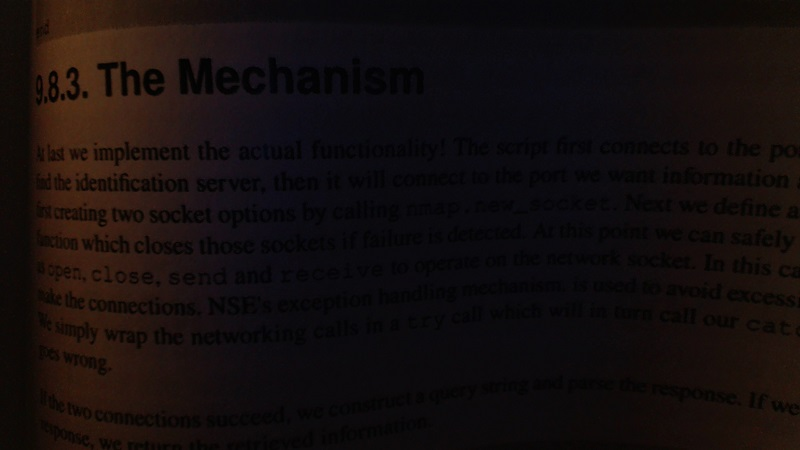
#> input picture Chap 6/bookpage.jpg, 800 x 450 px, given in place of the camera
$ python 'Smoothing Filter.py'
#> lines starting #> are read from the running program, lines starting #| are printed output that depends on the picture; after the words box and inside, x2 and y2 are one past the last pixel; in counts of white or black regions, pixels touching at a corner belong together
# -*- coding: utf-8 -*-
"""
Created on Thu Feb 15 19:03:30 2018

@author: MSI
"""

import cv2
import numpy as np

cap = cv2.VideoCapture(0)

while (True):
    _, frame = cap.read()
#> frame is the input picture: shape (450, 800, 3); mean B, G, R 13.4, 13.6, 20.3
    hsv = cv2.cvtColor(frame, cv2.COLOR_BGR2HSV)
#> hsv: shape (450, 800, 3); mean H, S, V 81.2, 108.8, 21.8

    lower_red = np.array([0,40,0])
    upper_red = np.array([50,200,255])

    mask = cv2.inRange(hsv,lower_red, upper_red)
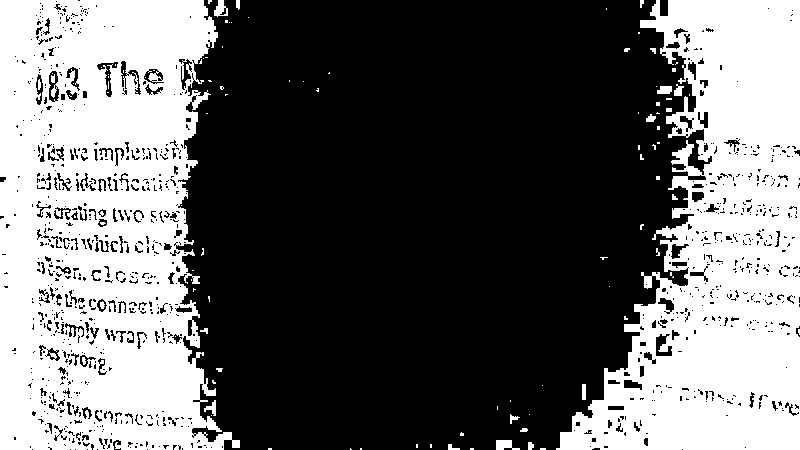
#> mask: shape (450, 800); 40.2% white; 105 white regions (81 under 20 px), largest, box (x1, y1, x2, y2) and area: (0, 0, 240, 450) 80430, (556, 0, 800, 450) 62563, (496, 440, 520, 450) 160
    res = cv2.bitwise_and(frame,frame, mask = mask) ##bitwise-> where there is something in the frame and mask is true
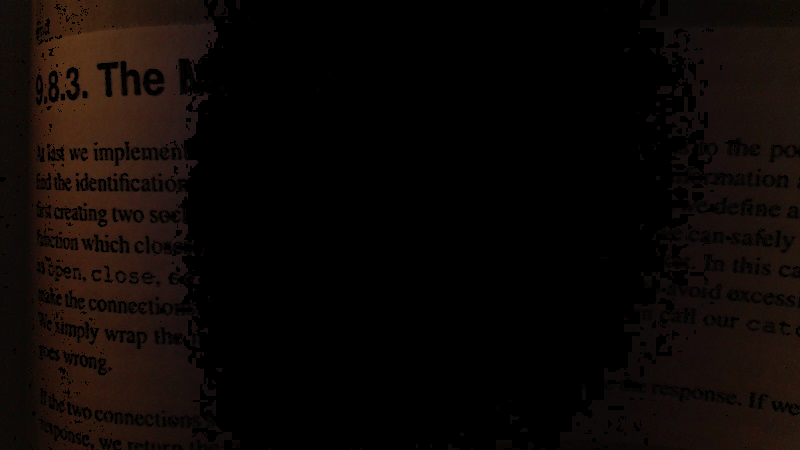
#> res: shape (450, 800, 3); mean B, G, R 5.2, 7.5, 12.7
                                                    ## mask is in range of lower red, upper red. if in the range = true.

    kernel = np.ones((5,5), np.uint8)  #uint8= unsigned integer = from 0 to 255
    erosion = cv2.erode(mask, kernel, iterations = 1)
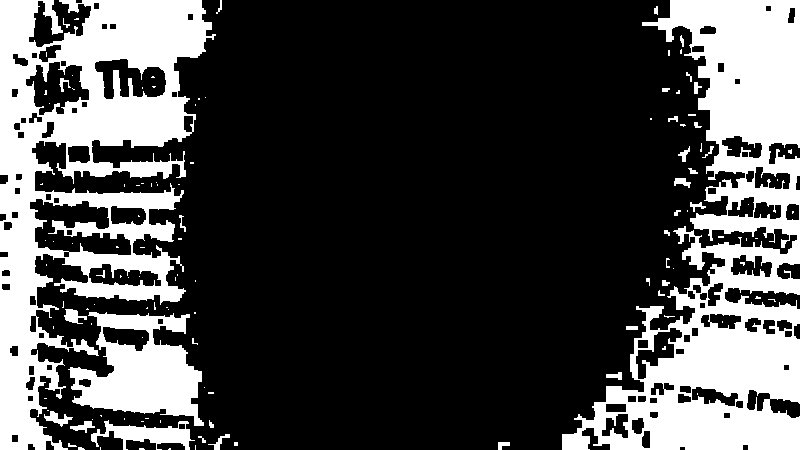
#> erosion: shape (450, 800); 27.8% white; 123 white regions (86 under 20 px), largest, box (x1, y1, x2, y2) and area: (562, 0, 800, 450) 45377, (0, 0, 216, 450) 42433, (68, 312, 204, 426) 8471
    dilation = cv2.dilate(mask, kernel, iterations= 1)
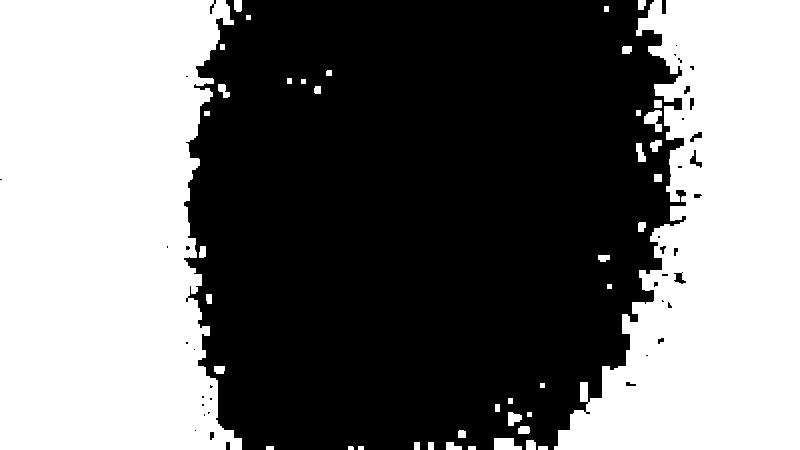
#> dilation: shape (450, 800); 45.9% white; 43 white regions, largest, box (x1, y1, x2, y2) and area: (0, 0, 242, 450) 92024, (554, 0, 800, 450) 70616, (494, 438, 522, 450) 272
    opening = cv2.morphologyEx(mask,cv2.MORPH_OPEN,kernel)
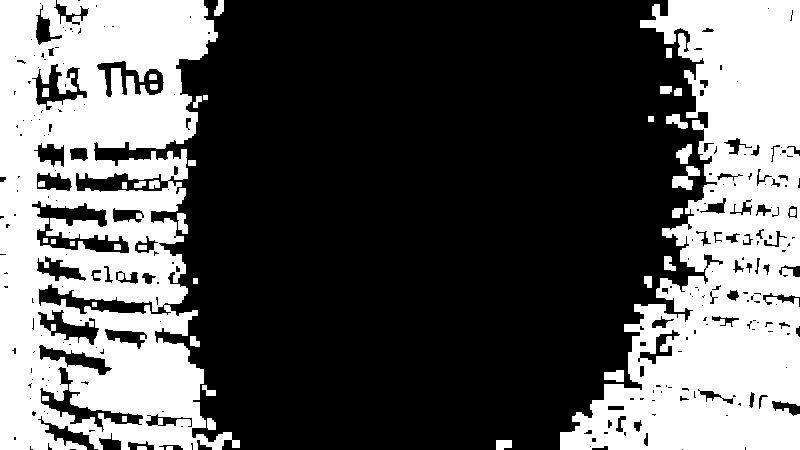
#> opening: shape (450, 800); 36.5% white; 41 white regions, largest, box (x1, y1, x2, y2) and area: (0, 0, 240, 450) 69900, (560, 0, 800, 450) 58266, (672, 166, 700, 190) 347
    closing = cv2.morphologyEx(mask,cv2.MORPH_CLOSE,kernel)
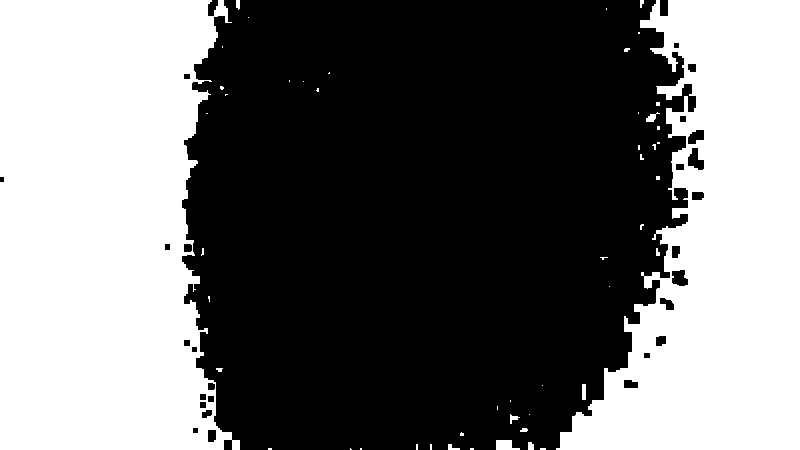
#> closing: shape (450, 800); 43.7% white; 50 white regions (37 under 20 px), largest, box (x1, y1, x2, y2) and area: (0, 0, 240, 450) 89722, (556, 0, 800, 450) 66850, (496, 440, 520, 450) 176


    cv2.imshow('erosion',erosion)
    cv2.imshow('dilation',dilation)
    cv2.imshow('frame',frame)
    cv2.imshow('mask',mask)
    cv2.imshow('res',res)
    cv2.imshow('closing',closing)
    cv2.imshow('opening',opening)


    if cv2.waitKey(1) & 0xFF == ord('q'):
#> (key q is pressed here)
        break

cap.release()
cv2.destroyAllWindows()
